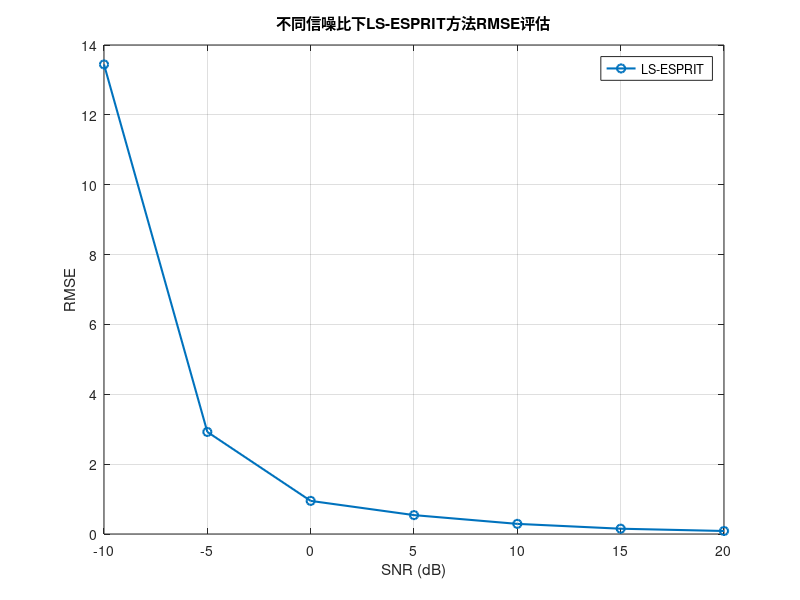

MATLAB code to generate this figure:
clear all; 
clc;

%% 参数设置
p = 2;                          % 信号源数量，表示有两个信号源
M = 5;                          % 阵元数，表示天线阵列的元素数目
fc = 1e9;                        % 载波频率，1 GHz（10^9 Hz）
DOA_true = sort([-20,40]);       % 真实DOA角度（度），这里是-20°和40°，并进行排序
fs = 4*fc;                       % 采样率，设定为载波频率的4倍
N = 64;                          % 快拍数，表示每次实验中采集的样本数
snr_values = -10:5:20;           % 信噪比的范围，-10到20dB，步长为5
c = 3e8;                         % 光速，3×10^8 m/s
d = 0.15;                        % 阵元间距，假设为15cm
lambda = c/fc;                   % 波长，光速除以载波频率
theta_scan = -90:0.1:90;         % 角度扫描范围，从-90°到90°，步长为0.1°
num_trials = 100;                % 蒙特卡洛实验次数，进行100次实验来平均化结果
RMSE = zeros(length(snr_values), 1); % 初始化存储每个信噪比值下的平均RMSE（均方根误差）

%% 迭代不同信噪比
for idx = 1:length(snr_values)   % 循环遍历每一个信噪比值
    snr = snr_values(idx);       % 当前的信噪比
    temp_rmse = zeros(num_trials, 1); % 临时存储每次实验的RMSE，初始化为零
    
    for trial = 1:num_trials     % 进行num_trials次蒙特卡洛实验
        %% 生成接收信号
        A = exp(-1j * 2 * pi * d * (0:M-1)' * sind(DOA_true) / lambda);  % 计算阵列响应矩阵，基于真实的DOA角度
        S = sqrt(2)*(randn(p, N) + 1j*randn(p, N)); % 生成复高斯白噪声信号源，p为信号源数目，N为快拍数
        X = awgn(A * S, snr, 'measured');  % 将信号添加白噪声（使用指定的信噪比）
        
        %% 计算样本协方差矩阵
        R = X * X' / N;  % 计算协方差矩阵，X是接收到的信号，N为快拍数
        [U, D] = eig(R);
        [~, order] = sort(diag(D), 'descend');
        U = U(:, order);
        Un = U(:, p+1:end);
         %% LS-ESPRIT算法
        U_s = U(:, 1:p);
        U1 = U_s(1:end-1, :);
        U2 = U_s(2:end, :);
        Phi_ls = (U1' * U1) \ (U1' * U2);
        theta_ls = sort ((asind(-angle(eig(Phi_ls)) * lambda / (2*pi*d))))'; % 排序输出
                     
        %% 计算RMSE（所有角度已排序，直接匹配）
        rmse_ls = sqrt(mean((DOA_true - theta_ls).^2));  % 计算估计DOA与真实DOA之间的均方根误差
  
        temp_rmse(trial, :) = [rmse_ls];  % 存储每次实验的RMSE值
    end
    
    %% 计算平均RMSE
    RMSE(idx, :) = mean(temp_rmse, 1);  % 对所有实验的RMSE值进行平均，得到每个信噪比下的平均RMSE
end

%% 绘图
figure;                   % 创建新图形窗口
hold on;                  % 保持当前图形，不覆盖
plot(snr_values, RMSE(:, 1), '-o', 'DisplayName', 'LS-ESPRIT', 'LineWidth', 1.5);  % 绘制信噪比与RMSE的关系曲线，使用圆点标记
xlabel('SNR (dB)');       % x轴标签：信噪比（dB）
ylabel('RMSE');           % y轴标签：均方根误差（RMSE）
grid on;                  % 打开网格
legend;                   % 显示图例
title('不同信噪比下LS-ESPRIT方法RMSE评估');  % 图表标题：DOA估计的RMSE
xlim([-10, 20]);          % 设置x轴的范围为-10到20dB
box on;                   % 开启坐标框
